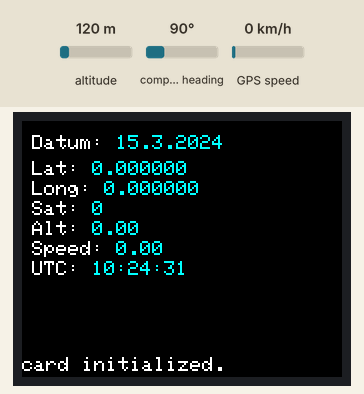
Simulated run of this sketch. Board: Arduino Uno, built with avr-gcc and run on an emulated ATmega328P. On the bench: 160×128 colour display. The inputs (shaded band) are chosen by the test bench; at power-on: altitude 120 m, GPS speed 0 km/h, compass heading 90°. Storage starts empty; the GPS gets a fix after 3 s at 37.7749, -122.4194 with 8 satellites; what the sketch prints to the serial monitor is not drawn.

Above: at 1.2 s.
1.3 s: altitude set to 20 m
At 4.1 s:
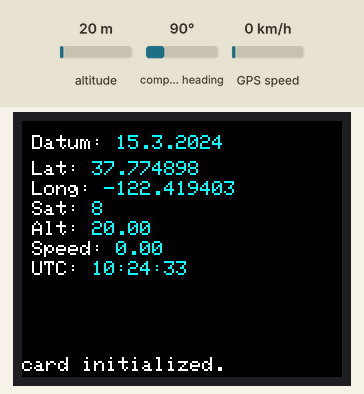
5.4 s: GPS speed set to 30 km/h
At 7.3 s:
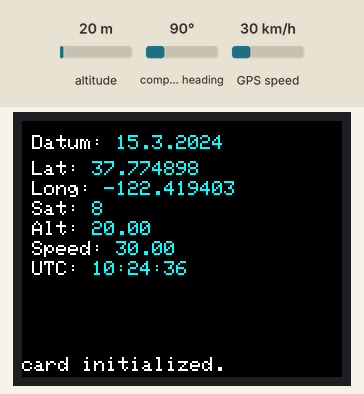
9.0 s: altitude set to 250 m
At 10.1 s:
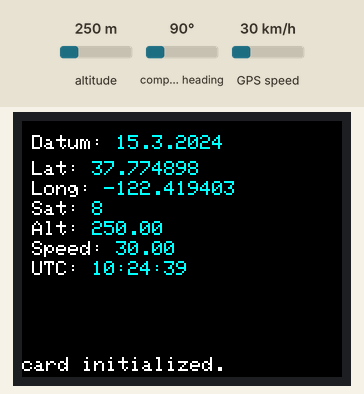
12.2 s: GPS speed set to 2 km/h
At 16.9 s:
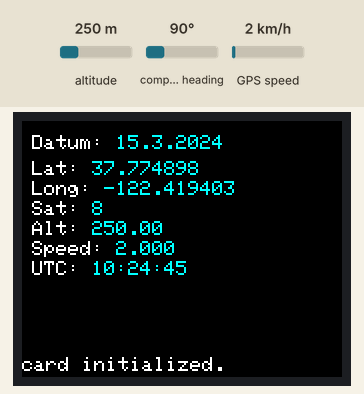
Timing chart, 0 to 17.3 s (numbered marks = the images above; inputs shaded):
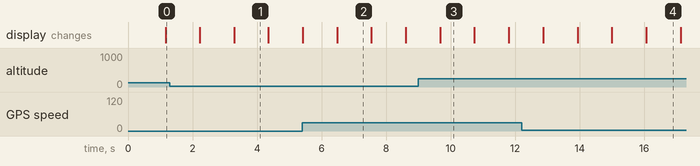

The sketch:

Hilux_Canopy_Tracker.ino
```cpp
#include <TinyGPS++.h>
#include <SoftwareSerial.h>
#include <SPI.h>
#include <SD.h>
#include <TFT.h>  // Arduino LCD library
/*
   This sample code demonstrates the normal use of a TinyGPS++ (TinyGPSPlus) object.
   It requires the use of SoftwareSerial, and assumes that you have a
   4800-baud serial GPS device hooked up on pins 4(rx) and 3(tx).
*/
static const int RXPin = 3, TXPin = 4;
static const uint32_t GPSBaud = 9600;

#define sd_cs  6
#define lcd_cs 10
#define dc     9
#define rst    8

int datafile = 0;
int data = 0;
int nmea = 0;
int sat = 0;

int valday = 0;
int valmonth = 0;
int valyear = 0;
int valhour = 0;
int valminute = 0;
int valsecond = 0;
int valspeed = 0;
int valalt = 0;
float vallat = 0;
float vallong = 0;
String stringOne;
String stringTwo;
String stringThree;

TFT TFTscreen = TFT(lcd_cs, dc, rst);

// The TinyGPS++ object
TinyGPSPlus gps;

// The serial connection to the GPS device
SoftwareSerial ss(RXPin, TXPin);

void setup()
{
  Serial.begin(115200);
  ss.begin(GPSBaud);

  // see if the card is present and can be initialized:
  if (!SD.begin(sd_cs)) {

    // don't do anything more:
    while (1);
  }

  TFTscreen.begin();
  TFTscreen.background(0, 0, 0);
  TFTscreen.setTextColor(ST7735_WHITE,ST7735_BLACK);
  TFTscreen.setTextSize(1);
  TFTscreen.setCursor(5, 110);
  TFTscreen.println();
  TFTscreen.println(F("card initialized."));

}

void loop()
{

  //sat = gps.satellites.value();
  sat = 1;


if (sat == 0) {
 // keine Daten vorhanden
      TFTscreen.setCursor(0, 90);
      TFTscreen.setTextColor(ST7735_WHITE,ST7735_BLACK);
      TFTscreen.print("Keine Sateliten vorhanden");
      TFTscreen.setTextColor(ST7735_CYAN,ST7735_BLACK);

}

else {


  File dataFile = SD.open("datalog.txt", FILE_WRITE);

  static const double LONDON_LAT = 51.508131, LONDON_LON = -0.128002;

 /* printInt(gps.satellites.value(), gps.satellites.isValid(), 5);
//  printFloat(gps.hdop.hdop(), gps.hdop.isValid(), 6, 1);
  printFloat(gps.location.lat(), gps.location.isValid(), 11, 6);
  printFloat(gps.location.lng(), gps.location.isValid(), 12, 6);
  printInt(gps.location.age(), gps.location.isValid(), 5);
  printDateTime(gps.date, gps.time);
  printFloat(gps.altitude.meters(), gps.altitude.isValid(), 7, 2);
  printFloat(gps.course.deg(), gps.course.isValid(), 7, 2);
  printFloat(gps.speed.kmph(), gps.speed.isValid(), 6, 2);
  printStr(gps.course.isValid() ? TinyGPSPlus::cardinal(gps.course.deg()) : "*** ", 6);*/


      TFTscreen.setCursor(5, 7);
      TFTscreen.setTextColor(ST7735_WHITE,ST7735_BLACK);
      TFTscreen.print("Datum: ");
      TFTscreen.setTextColor(ST7735_CYAN,ST7735_BLACK);
      TFTscreen.print(gps.date.day());
      TFTscreen.print(".");
      TFTscreen.print(gps.date.month());
      TFTscreen.print(".");
      TFTscreen.print(gps.date.year());

      TFTscreen.setCursor(5, 20);
      TFTscreen.setTextColor(ST7735_WHITE,ST7735_BLACK);
      TFTscreen.print("Lat: ");
      TFTscreen.setTextColor(ST7735_CYAN,ST7735_BLACK);
      TFTscreen.print(gps.location.lat(),6);
      Serial.print(gps.location.lat(),6);

      TFTscreen.setCursor(5, 30);
      TFTscreen.setTextColor(ST7735_WHITE,ST7735_BLACK);
      TFTscreen.print("Long: ");
      TFTscreen.setTextColor(ST7735_CYAN,ST7735_BLACK);
      TFTscreen.print(gps.location.lng(),6);

      TFTscreen.setCursor(5, 40);
      TFTscreen.setTextColor(ST7735_WHITE,ST7735_BLACK);
      TFTscreen.print("Sat: ");
      TFTscreen.setTextColor(ST7735_CYAN,ST7735_BLACK);
      TFTscreen.print(gps.satellites.value());

      TFTscreen.setCursor(5, 50);
      TFTscreen.setTextColor(ST7735_WHITE,ST7735_BLACK);
      TFTscreen.print("Alt: ");
      TFTscreen.setTextColor(ST7735_CYAN,ST7735_BLACK);
      TFTscreen.print(gps.altitude.meters());

      TFTscreen.setCursor(5, 60);
      TFTscreen.setTextColor(ST7735_WHITE,ST7735_BLACK);
      TFTscreen.print("Speed: ");
      TFTscreen.setTextColor(ST7735_CYAN,ST7735_BLACK);
      TFTscreen.print(gps.speed.kmph());


valday = gps.date.day();
valmonth = gps.date.month();
valyear = gps.date.year();
valhour = gps.time.hour();
valminute = (gps.time.minute(),2);
valsecond = (gps.time.second(),2);
valspeed = gps.speed.kmph();
valalt = (gps.altitude.meters());
vallat = (gps.location.lat());
String lat1 = String(vallat,6);
vallong = (gps.location.lng());
String long1 = String(vallong,6);
stringOne = ".";
stringTwo = "; ";
stringThree = ":";
String datafile = valday + stringOne + valmonth + stringOne + valyear + stringTwo + valhour + stringThree + valminute + stringThree + valsecond + stringTwo + valspeed + stringTwo + valalt + stringTwo + lat1 + stringTwo + long1 + stringTwo;

      TFTscreen.setCursor(5, 70);
      TFTscreen.setTextColor(ST7735_WHITE,ST7735_BLACK);
      TFTscreen.print("UTC: ");
      TFTscreen.setTextColor(ST7735_CYAN,ST7735_BLACK);
      TFTscreen.print(valhour);
      TFTscreen.print(":");
      TFTscreen.print(gps.time.minute());
      TFTscreen.print(":");
      TFTscreen.print(gps.time.second());
      TFTscreen.print("");
      TFTscreen.setTextColor(ST7735_WHITE,ST7735_BLACK);

  //datafile=(gps.date.day());
  if (dataFile) {
    dataFile.println(datafile);
    dataFile.close();
    // print to the serial port too:
    //Serial.println(datafile);
  }


  File Nmea = SD.open("nmea.txt", FILE_WRITE);
  String nmea = lat1 + stringTwo + long1 + stringTwo + valalt;
   if (nmea) {
    Nmea.println(nmea);
    Nmea.close();
    // print to the serial port too:
    //Serial.println(datafile);
  }

  unsigned long distanceKmToLondon =
    (unsigned long)TinyGPSPlus::distanceBetween(
      gps.location.lat(),
      gps.location.lng(),
      LONDON_LAT,
      LONDON_LON) / 1000;
  printInt(distanceKmToLondon, gps.location.isValid(), 9);

  double courseToLondon =
    TinyGPSPlus::courseTo(
      gps.location.lat(),
      gps.location.lng(),
      LONDON_LAT,
      LONDON_LON);

  printFloat(courseToLondon, gps.location.isValid(), 7, 2);

  const char *cardinalToLondon = TinyGPSPlus::cardinal(courseToLondon);

  printStr(gps.location.isValid() ? cardinalToLondon : "*** ", 6);

  printInt(gps.charsProcessed(), true, 6);
  printInt(gps.sentencesWithFix(), true, 10);
  printInt(gps.failedChecksum(), true, 9);
  Serial.println();

  smartDelay(1000);

  if (millis() > 5000 && gps.charsProcessed() < 10)
    Serial.println(F("No GPS data received: check wiring"));
}


}


// This custom version of delay() ensures that the gps object
// is being "fed".
static void smartDelay(unsigned long ms)
{
  unsigned long start = millis();
  do
  {
    while (ss.available())
      gps.encode(ss.read());
  } while (millis() - start < ms);
}

static void printFloat(float val, bool valid, int len, int prec)
{
  if (!valid)
  {
    while (len-- > 1)
      Serial.print('*');
    Serial.print(' ');
  }
  else
  {
    Serial.print(val, prec);
    int vi = abs((int)val);
    int flen = prec + (val < 0.0 ? 2 : 1); // . and -
    flen += vi >= 1000 ? 4 : vi >= 100 ? 3 : vi >= 10 ? 2 : 1;
    for (int i=flen; i<len; ++i)
      Serial.print(' ');
  }
  smartDelay(0);
}

static void printInt(unsigned long val, bool valid, int len)
{
  char sz[32] = "*****************";
  if (valid)
    sprintf(sz, "%ld", val);
  sz[len] = 0;
  for (int i=strlen(sz); i<len; ++i)
    sz[i] = ' ';
  if (len > 0)
    sz[len-1] = ' ';
  Serial.print(sz);
  smartDelay(0);
}

static void printDateTime(TinyGPSDate &d, TinyGPSTime &t)
{
  if (!d.isValid())
  {
    Serial.print(F("********** "));
  }
  else
  {
    char sz[32];
    sprintf(sz, "%02d/%02d/%02d ", d.month(), d.day(), d.year());
    Serial.print(sz);
  }

  if (!t.isValid())
  {
    Serial.print(F("******** "));
  }
  else
  {
    char sz[32];
    sprintf(sz, "%02d:%02d:%02d ", t.hour(), t.minute(), t.second());
    Serial.print(sz);
  }

  printInt(d.age(), d.isValid(), 5);
  smartDelay(0);
}

static void printStr(const char *str, int len)
{
  int slen = strlen(str);
  for (int i=0; i<len; ++i)
    Serial.print(i<slen ? str[i] : ' ');
  smartDelay(0);
}
```

Measured:
- what the display in image 3 shows lasts 1.0 s, from 9.7 s to 10.7 s
